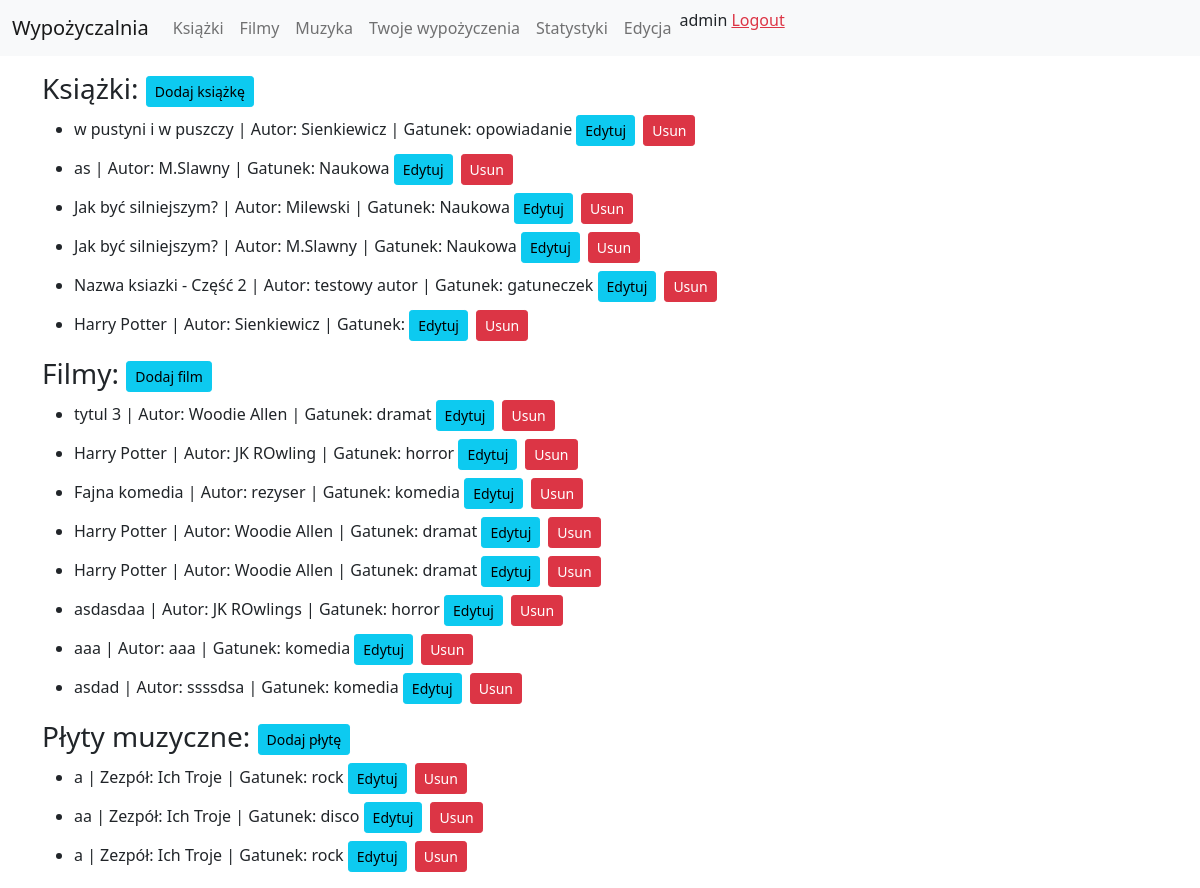
Page /biblioteka/strona-edycja/ (signed in) on the earlier database version.
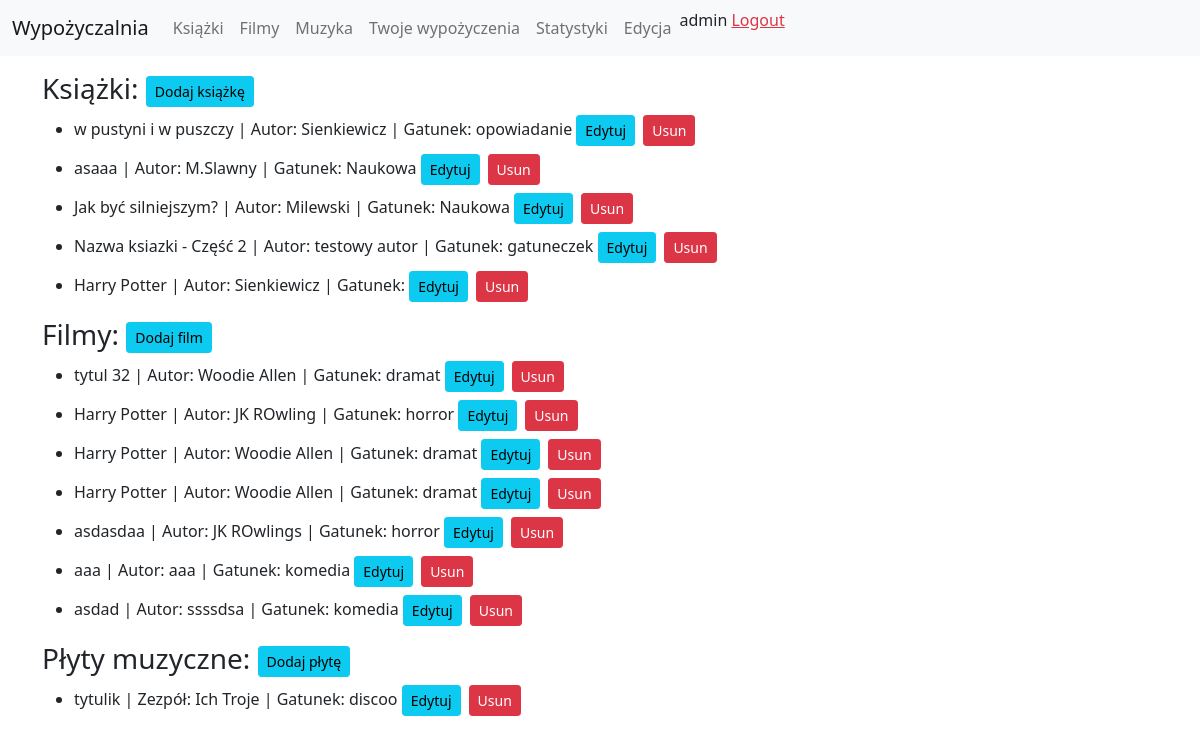
Same page on the later database version.
### Biblioteka/models.py (models this page shows, shortened)
class Ksiazka(models.Model):
    id = models.AutoField(primary_key=True)
    autor = models.CharField(max_length=200)
    tytul = models.CharField(max_length=200)
    gatunek = models.CharField(max_length=200)
    ISBN = models.CharField(max_length=13, unique=True)
    wypozyczajacy = models.ForeignKey(settings.AUTH_USER_MODEL, on_delete=models.CASCADE, blank=True, null=True)
    class Meta:
        unique_together = ('autor', 'tytul', 'gatunek',)

class Film(models.Model):
    rezyser = models.CharField(max_length=200)
    tytul = models.CharField(max_length=200)
    gatunek = models.CharField(max_length=200)
    czas_trwania = models.IntegerField()
    wypozyczajacy = models.ForeignKey(settings.AUTH_USER_MODEL, on_delete=models.CASCADE, blank=True, null=True)
    class Meta:
        unique_together = ('rezyser', 'tytul', 'czas_trwania',)

class Plyta(models.Model):
    zespol = models.CharField(max_length=200)
    tytul = models.CharField(max_length=200)
    gatunek = models.CharField(max_length=200)
    lista_utworow = models.CharField(max_length=200)
    czas_trwania = models.IntegerField()
    wypozyczajacy = models.ForeignKey(settings.AUTH_USER_MODEL, on_delete=models.CASCADE, blank=True, null=True)

### Biblioteka/views.py (the view)
# urls.py: path('strona-edycja/', login_required(login_url='loginPage')(StronaEdycja.as_view()), name='strona-edycja'),
class StronaEdycja(View):
    def get(self, request):
        if request.user.is_superuser:
            try:
                ksiazki = get_list_or_404(Ksiazka)
            except:
                ksiazki = None
            try:
                filmy = get_list_or_404(Film)
            except:
                filmy = None
            try:
                plyty = get_list_or_404(Plyta)
            except:
                plyty = None
            return render(request, 'biblioteka/edycja_admin.html', {'ksiazki': ksiazki, 'filmy': filmy, 'plyty': plyty})
        else:
            return redirect('wypozyczenia')

### Biblioteka/templates/biblioteka/edycja_admin.html (shortened to what this page needs)
{% extends "base.html" %}
{% block content %}
<div class="container pt-3">
    <h3>Książki: <a href='' class='btn btn-info btn-sm' data-bs-toggle="modal" data-bs-target="#ksiazki-dodaj">Dodaj książkę</a></h3>
    <ul>
        {% for ksiazka in ksiazki %}
        <li class="mb-2">{{ksiazka.tytul}} | Autor: {{ksiazka.autor}} | Gatunek: {{ksiazka.gatunek}} <a href='' class='btn btn-info btn-sm' data-bs-toggle="modal" data-bs-target="#ksiazki-{{ksiazka.id}}">Edytuj</a><a href='/biblioteka/usun/ksiazki/{{ksiazka.id}}' class='btn ms-2 btn-danger btn-sm'>Usun</a></li>
        {% endfor %}
    </ul>
    <h3>Filmy: <a href='' class='btn btn-info btn-sm' data-bs-toggle="modal" data-bs-target="#filmy-dodaj">Dodaj film</a></h3>
    <ul>
        {% for film in filmy %}
        <li class="mb-2">{{film.tytul}} | Autor: {{film.rezyser}} | Gatunek: {{film.gatunek}} <a href='' class='btn btn-info btn-sm' data-bs-toggle="modal" data-bs-target="#filmy-{{film.id}}">Edytuj</a><a href='/biblioteka/usun/filmy/{{film.id}}' class='btn ms-2 btn-danger btn-sm'>Usun</a></li>
        {% endfor %}
    </ul>
    <h3>Płyty muzyczne: <a href='' class='btn btn-info btn-sm' data-bs-toggle="modal" data-bs-target="#plyty-dodaj">Dodaj płytę</a></h3>
    <ul>
        {% for plyta in plyty %}
        <li class="mb-2">{{plyta.tytul}} | Zezpół: {{plyta.zespol}} | Gatunek: {{plyta.gatunek}} <a href='' class='btn btn-info btn-sm' data-bs-toggle="modal" data-bs-target="#plyty-{{plyta.id}}">Edytuj</a><a href='/biblioteka/usun/plyty/{{plyta.id}}' class='btn ms-2 btn-danger btn-sm'>Usun</a></li>
        {% endfor %}
    </ul>
</div>
{% endblock %}

Differences in the rows shown:
removed Ksiazka: tytul "Jak być silniejszym?", autor "M.Slawny", gatunek "Naukowa"
removed Film: tytul "Fajna komedia", rezyser "rezyser", gatunek "komedia"
removed Plyta: tytul "a", zespol "Ich Troje", gatunek "rock"
removed Plyta: tytul "aa", zespol "Ich Troje", gatunek "disco"
removed Plyta: tytul "a", zespol "Ich Troje", gatunek "rock"
changed Ksiazka "M.Slawny": tytul "as" → "asaaa"
changed Film: tytul "tytul 3" → "tytul 32"
added Plyta: tytul "tytulik", zespol "Ich Troje", gatunek "discoo"
